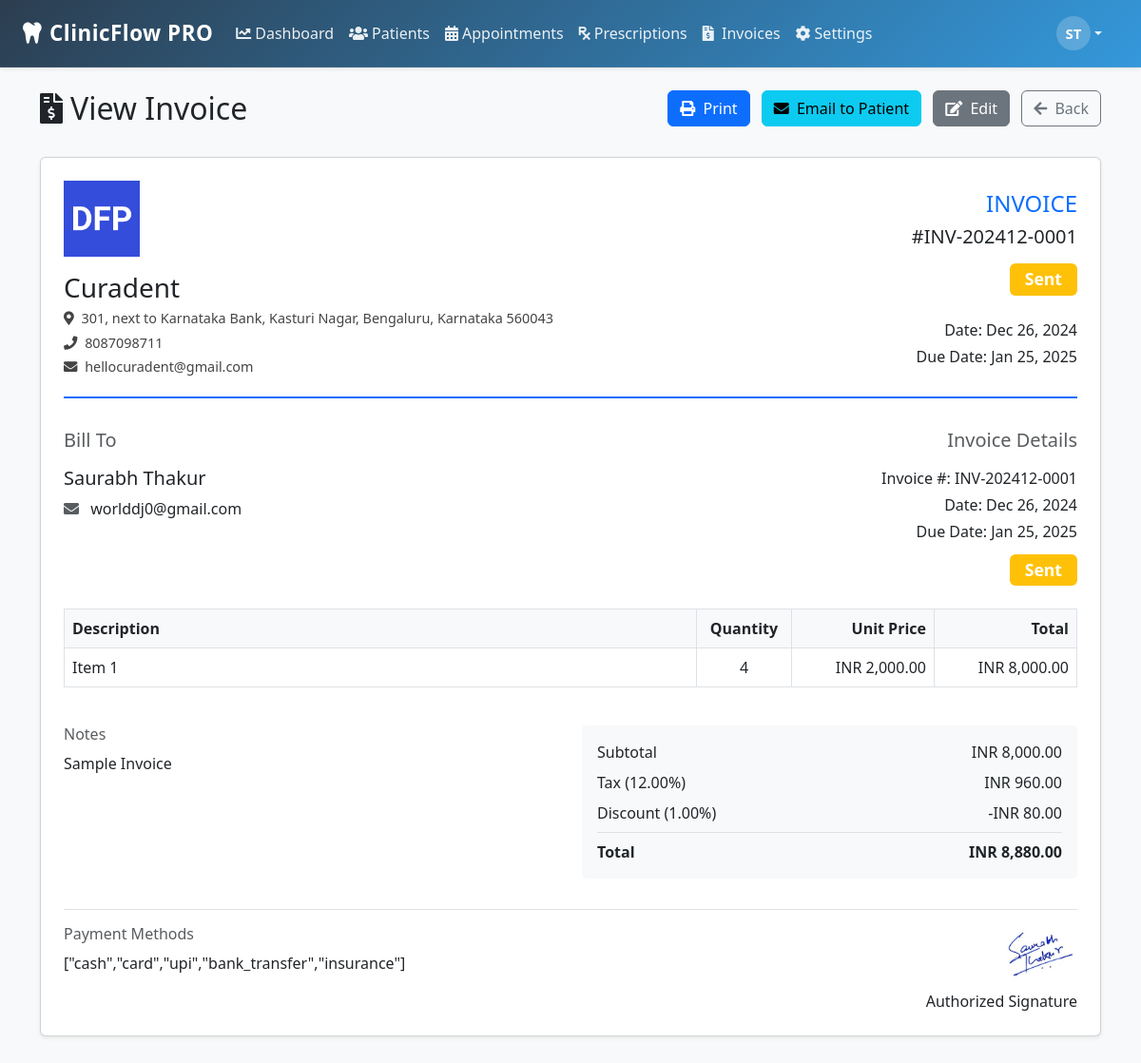
The app's page /modules/invoices/view.php?id=2 (signed in) with its own data.
### tables this page shows
CREATE TABLE `clinic_settings` (
  `id` int(11) NOT NULL,
  `user_id` int(11) NOT NULL,
  `clinic_name` varchar(100) NOT NULL,
  `logo_path` varchar(255) DEFAULT NULL,
  `email` varchar(100) DEFAULT NULL,
  `phone` varchar(20) DEFAULT NULL,
  `website` varchar(255) DEFAULT NULL,
  `address` text DEFAULT NULL,
  `country` varchar(100) DEFAULT NULL,
  `currency` varchar(10) DEFAULT NULL,
  `working_days` longtext DEFAULT NULL CHECK (json_valid(`working_days`)),
  `working_hours_start` time DEFAULT NULL,
  `working_hours_end` time DEFAULT NULL,
  `default_appointment_duration` int(11) DEFAULT 30,
  `doctor_name` varchar(100) DEFAULT NULL,
  `license_number` varchar(50) DEFAULT NULL,
  `degree` varchar(100) DEFAULT NULL,
  `specialization` varchar(100) DEFAULT NULL,
  `awards_recognition` text DEFAULT NULL,
  `signature_path` varchar(255) DEFAULT NULL,
  `gst_number` varchar(50) DEFAULT NULL,
  `tax_registration_number` varchar(50) DEFAULT NULL,
  `holidays` longtext DEFAULT NULL CHECK (json_valid(`holidays`)),
  `time_zone` varchar(100) DEFAULT NULL,
  `appointment_reminder_before` int(11) DEFAULT 24,
  `cancellation_policy` text DEFAULT NULL,
  `social_media_links` longtext DEFAULT NULL CHECK (json_valid(`social_media_links`)),
  `payment_methods` longtext DEFAULT NULL CHECK (json_valid(`payment_methods`)),
  `invoice_prefix` varchar(10) DEFAULT NULL,
  `invoice_footer_text` text DEFAULT NULL,
  `sms_notifications` tinyint(1) DEFAULT 0,
  `email_notifications` tinyint(1) DEFAULT 1,
  `created_at` timestamp NOT NULL DEFAULT current_timestamp(),
  `updated_at` timestamp NOT NULL DEFAULT current_timestamp() ON UPDATE current_timestamp()
);

CREATE TABLE `invoices` (
  `id` int(11) NOT NULL,
  `user_id` int(11) NOT NULL,
  `patient_id` int(11) NOT NULL,
  `appointment_id` int(11) DEFAULT NULL,
  `invoice_number` varchar(50) NOT NULL,
  `status` enum('draft','sent','paid','cancelled') DEFAULT 'draft',
  `subtotal` decimal(10,2) NOT NULL DEFAULT 0.00,
  `tax_rate` decimal(5,2) DEFAULT 0.00,
  `tax_amount` decimal(10,2) DEFAULT 0.00,
  `discount_type` enum('percentage','fixed') DEFAULT 'fixed',
  `discount_value` decimal(10,2) DEFAULT 0.00,
  `discount_amount` decimal(10,2) DEFAULT 0.00,
  `total_amount` decimal(10,2) NOT NULL DEFAULT 0.00,
  `payment_method` varchar(50) DEFAULT NULL,
  `payment_date` date DEFAULT NULL,
  `due_date` date DEFAULT NULL,
  `notes` text DEFAULT NULL,
  `items` longtext DEFAULT NULL CHECK (json_valid(`items`)),
  `created_at` timestamp NOT NULL DEFAULT current_timestamp(),
  `updated_at` timestamp NOT NULL DEFAULT current_timestamp() ON UPDATE current_timestamp()
);

CREATE TABLE `patients` (
  `id` int(11) NOT NULL,
  `first_name` varchar(50) NOT NULL,
  `last_name` varchar(50) NOT NULL,
  `email` varchar(100) DEFAULT NULL,
  `phone` varchar(20) NOT NULL,
  `date_of_birth` date DEFAULT NULL,
  `gender` enum('male','female','other') NOT NULL,
  `address` text DEFAULT NULL,
  `medical_history` text DEFAULT NULL,
  `notes` text DEFAULT NULL,
  `created_at` timestamp NOT NULL DEFAULT current_timestamp(),
  `updated_at` timestamp NOT NULL DEFAULT current_timestamp() ON UPDATE current_timestamp(),
  `user_id` int(11) NOT NULL
);

### modules/invoices/view.php (the view, shortened to what the rows shown need)
<?php
require_once 'models/Invoice.php';
require_once '../clinic_settings/models/Settings.php';
$pageTitle = "View Invoice";
$invoiceId = $_GET['id'] ?? 0;
$invoice = new Invoice();
$settings = new Settings();
$invoiceData = $invoice->getById($invoiceId, $_SESSION['user_id']);
$clinicSettings = $settings->getSettings($_SESSION['user_id']);
$items = json_decode($invoiceData['items'], true);
?>
<!DOCTYPE html>
<html lang="en">
<head>
    <link href="https://cdn.jsdelivr.net/npm/bootstrap@5.3.0/dist/css/bootstrap.min.css" rel="stylesheet">
    <link rel="stylesheet" href="https://cdnjs.cloudflare.com/ajax/libs/font-awesome/5.15.4/css/all.min.css">
</head>
<body class="bg-light">
        <?php include_once BASE_PATH . '/includes/navbar.php'; ?>
    <div class="container mt-4 mb-5">
        <div class="row mb-4 no-print">
            <div class="col-md-6">
                <h2><i class="fas fa-file-invoice-dollar me-2"></i><?php echo $pageTitle; ?></h2>
            </div>
        </div>
        <div class="card shadow-sm">
            <div class="card-body p-4">
                <div class="invoice-header">
                    <div class="row align-items-center">
                        <div class="col-md-6">
                            <?php if (!empty($clinicSettings['logo_path'])): ?>
                                <img src="<?php echo BASE_URL . '/' . $clinicSettings['logo_path']; ?>"
                                     alt="Clinic Logo" class="clinic-logo mb-3">
                            <?php endif; ?>
                            <h3 class="mb-1"><?php echo htmlspecialchars($clinicSettings['clinic_name'] ?? 'Clinic Name'); ?></h3>
                            <div class="clinic-info">
                                <?php if (!empty($clinicSettings['address'])): ?>
                                    <p class="mb-1"><i class="fas fa-map-marker-alt me-1"></i> <?php echo htmlspecialchars($clinicSettings['address']); ?></p>
                                <?php endif; ?>
                                <?php if (!empty($clinicSettings['phone'])): ?>
                                    <p class="mb-1"><i class="fas fa-phone me-1"></i> <?php echo htmlspecialchars($clinicSettings['phone']); ?></p>
                                <?php endif; ?>
                                <?php if (!empty($clinicSettings['email'])): ?>
                                    <p class="mb-1"><i class="fas fa-envelope me-1"></i> <?php echo htmlspecialchars($clinicSettings['email']); ?></p>
                                <?php endif; ?>
                            </div>
                        </div>
                        <div class="col-md-6 text-md-end">
                            <h4 class="text-primary mb-2">INVOICE</h4>
                            <h5 class="mb-3">#<?php echo htmlspecialchars($invoiceData['invoice_number']); ?></h5>
                            <?php
                            $statusClass = match($invoiceData['status']) {
                                'paid' => 'success',
                                'sent' => 'warning',
                                'draft' => 'secondary',
                                'cancelled' => 'danger',
                                default => 'secondary'
                            };
                            ?>
                            <span class="badge bg-<?php echo $statusClass; ?> status-badge mb-2">
                                <?php echo ucfirst($invoiceData['status']); ?>
                            </span>
                            <div class="mt-3">
                                <p class="mb-1">Date: <?php echo date('M d, Y', strtotime($invoiceData['created_at'])); ?></p>
                                <p class="mb-1">Due Date: <?php echo date('M d, Y', strtotime($invoiceData['due_date'])); ?></p>
                            </div>
                        </div>
                    </div>
                </div>
                <div class="row mb-4">
                    <div class="col-md-6">
                        <div class="patient-details">
                            <h5 class="mb-2"><?php echo htmlspecialchars($invoiceData['patient_name']); ?></h5>
                            <?php if (!empty($invoiceData['patient_email'])): ?>
                                <p class="mb-1">
                                    <i class="fas fa-envelope me-2 text-muted"></i>
                                    <?php echo htmlspecialchars($invoiceData['patient_email']); ?>
                                </p>
                            <?php endif; ?>
                        </div>
                    </div>
                    <div class="col-md-6 text-md-end">
                        <h5 class="text-muted mb-3">Invoice Details</h5>
                        <p class="mb-1">Invoice #: <?php echo htmlspecialchars($invoiceData['invoice_number']); ?></p>
                        <p class="mb-1">Date: <?php echo date('M d, Y', strtotime($invoiceData['created_at'])); ?></p>
                        <p class="mb-1">Due Date: <?php echo date('M d, Y', strtotime($invoiceData['due_date'])); ?></p>
                        <?php
                        $statusClass = match($invoiceData['status']) {
                            'paid' => 'success',
                            'sent' => 'warning',
                            'draft' => 'secondary',
                            'cancelled' => 'danger',
                            default => 'secondary'
                        };
                        ?>
                        <span class="badge bg-<?php echo $statusClass; ?> status-badge mt-2">
                            <?php echo ucfirst($invoiceData['status']); ?>
                        </span>
                    </div>
                </div>
                <div class="table-responsive mb-4">
                    <table class="table table-bordered table-items">
                        <thead>
                            <tr>
                                <th>Description</th>
                                <th class="text-center" style="width: 100px;">Quantity</th>
                                <th class="text-end" style="width: 150px;">Unit Price</th>
                                <th class="text-end" style="width: 150px;">Total</th>
                            </tr>
                        </thead>
                        <tbody>
                            <?php foreach ($items as $item): ?>
                                <tr>
                                    <td><?php echo htmlspecialchars($item['description']); ?></td>
                                    <td class="text-center"><?php echo $item['quantity']; ?></td>
                                    <td class="text-end"><?php echo htmlspecialchars($clinicSettings['currency'] ?? 'USD'); ?> <?php echo number_format($item['unit_price'], 2); ?></td>
                                    <td class="text-end"><?php echo htmlspecialchars($clinicSettings['currency'] ?? 'USD'); ?> <?php echo number_format($item['quantity'] * $item['unit_price'], 2); ?></td>
                                </tr>
                            <?php endforeach; ?>
                        </tbody>
                    </table>
                </div>
                <div class="row">
                    <div class="col-md-6">
                        <?php if (!empty($invoiceData['notes'])): ?>
                            <div class="mb-4">
                                <h6 class="text-muted mb-2">Notes</h6>
                                <p class="mb-0"><?php echo nl2br(htmlspecialchars($invoiceData['notes'])); ?></p>
                            </div>
                        <?php endif; ?>
                    </div>
                    <div class="col-md-6">
                        <div class="total-section">
                            <div class="d-flex justify-content-between mb-2">
                                <span>Subtotal</span>
                                <span><?php echo htmlspecialchars($clinicSettings['currency'] ?? 'USD'); ?> <?php echo number_format($invoiceData['subtotal'], 2); ?></span>
                            </div>
                            <?php if (isset($invoiceData['tax_rate']) && floatval($invoiceData['tax_rate']) > 0): ?>
                                <div class="d-flex justify-content-between mb-2">
                                    <span>Tax (<?php echo number_format($invoiceData['tax_rate'], 2); ?>%)</span>
                                    <span><?php echo htmlspecialchars($clinicSettings['currency'] ?? 'USD'); ?> <?php echo number_format($invoiceData['tax_amount'], 2); ?></span>
                                </div>
                            <?php endif; ?>
                            <?php if (isset($invoiceData['discount_value']) && floatval($invoiceData['discount_value']) > 0): ?>
                                <div class="d-flex justify-content-between mb-2">
                                    <span>Discount
                                        <?php if ($invoiceData['discount_type'] === 'percentage'): ?>
                                            (<?php echo number_format($invoiceData['discount_value'], 2); ?>%)
                                        <?php endif; ?>
                                    </span>
                                    <span>-<?php echo htmlspecialchars($clinicSettings['currency'] ?? 'USD'); ?> <?php echo number_format($invoiceData['discount_amount'], 2); ?></span>
                                </div>
                            <?php endif; ?>
                            <div class="d-flex justify-content-between border-top pt-2 mt-2">
                                <strong>Total</strong>
                                <strong><?php echo htmlspecialchars($clinicSettings['currency'] ?? 'USD'); ?> <?php echo number_format($invoiceData['total_amount'], 2); ?></strong>
                            </div>
                        </div>
                    </div>
                </div>
                <div class="invoice-footer">
                    <div class="row">
                        <div class="col-md-6">
                            <?php if (!empty($clinicSettings['payment_methods'])): ?>
                                <h6 class="text-muted mb-2">Payment Methods</h6>
                                <p class="mb-0"><?php echo htmlspecialchars($clinicSettings['payment_methods']); ?></p>
                            <?php endif; ?>
                        </div>
                        <div class="col-md-6 text-end">
                            <?php if (!empty($clinicSettings['signature_path'])): ?>
                                <img src="<?php echo BASE_URL . '/' . $clinicSettings['signature_path']; ?>"
                                     alt="Doctor's Signature" class="doctor-signature mb-2" style="max-height: 60px;">
                            <?php endif; ?>
                            <p class="mb-0">Authorized Signature</p>
                        </div>
                    </div>
                </div>
            </div>
        </div>
    </div>
</body>
</html>

### records on screen
clinic_settings: logo_path (picture), clinic_name "Curadent", address "301, next to Karnataka Bank, Kasturi Nagar, Bengaluru, Karnataka 560043", phone "8087098711", email "hellocuradent@gmail.com", currency "INR", payment_methods "[\"cash\",\"card\",\"upi\",\"bank_transfer\",\"insurance\"]", signature_path (picture)
invoices: invoice_number "INV-202412-0001", status "Sent", created_at "Dec 26, 2024", due_date "Jan 25, 2025", patient.email "worlddj0@gmail.com", notes "Sample Invoice", subtotal "8,000.00", tax_rate "12.00", tax_amount "960.00", discount_value "1.00", discount_amount "80.00", total_amount "8,880.00"

### other values on screen
$initials "ST"
$pageTitle "View Invoice"
$invoiceData['patient_name'] "Saurabh Thakur"
$item['description'] "Item 1"
$item['quantity'] "4"
$item['unit_price'] "2,000.00"
$item['quantity'] * $item['unit_price'] "8,000.00"
